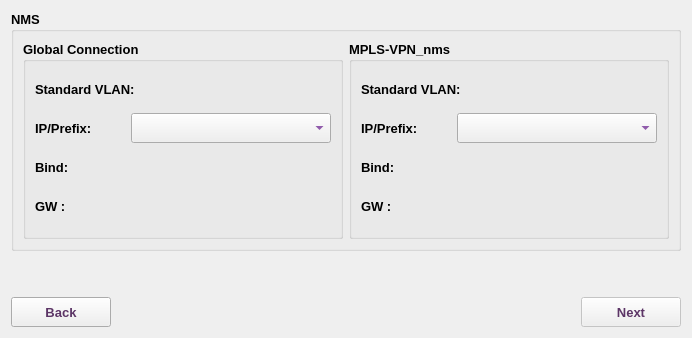
     <widget class="QWidget" name="nmsTab">
      <attribute name="title">
       <string>NMS</string>
      </attribute>
      <layout class="QVBoxLayout" name="verticalLayout_5">
       <item>
        <widget class="QGroupBox" name="nmsGB_2">
         <property name="minimumSize">
          <size>
           <width>0</width>
           <height>240</height>
          </size>
         </property>
         <property name="font">
          <font>
           <family>Tahoma</family>
           <pointsize>10</pointsize>
           <weight>75</weight>
           <bold>true</bold>
          </font>
         </property>
         <property name="title">
          <string>NMS</string>
         </property>
         <layout class="QHBoxLayout" name="horizontalLayout_35">
          <item>
           <widget class="QGroupBox" name="groupBox_11">
            <property name="font">
             <font>
              <family>Tahoma</family>
              <pointsize>10</pointsize>
              <weight>75</weight>
              <bold>true</bold>
             </font>
            </property>
            <property name="title">
             <string>Global Connection</string>
            </property>
            <layout class="QVBoxLayout" name="verticalLayout_10">
             <item>
              <layout class="QHBoxLayout" name="horizontalLayout_36">
               <item>
                <widget class="QLabel" name="label_58">
                 <property name="minimumSize">
                  <size>
                   <width>140</width>
                   <height>30</height>
                  </size>
                 </property>
                 <property name="maximumSize">
                  <size>
                   <width>140</width>
                   <height>30</height>
                  </size>
                 </property>
                 <property name="font">
                  <font>
                   <family>Tahoma</family>
                   <pointsize>10</pointsize>
                   <weight>75</weight>
                   <bold>true</bold>
                  </font>
                 </property>
                 <property name="text">
                  <string>Standard VLAN:</string>
                 </property>
                </widget>
               </item>
               <item>
                <widget class="QLabel" name="gVlanLbl">
                 <property name="sizePolicy">
                  <sizepolicy hsizetype="Expanding" vsizetype="Preferred">
                   <horstretch>0</horstretch>
                   <verstretch>0</verstretch>
                  </sizepolicy>
                 </property>
                 <property name="minimumSize">
                  <size>
                   <width>75</width>
                   <height>30</height>
                  </size>
                 </property>
                 <property name="maximumSize">
                  <size>
                   <width>500</width>
                   <height>30</height>
                  </size>
                 </property>
                 <property name="font">
                  <font>
                   <family>Tahoma</family>
                   <pointsize>10</pointsize>
                   <weight>75</weight>
                   <bold>true</bold>
                  </font>
                 </property>
                 <property name="styleSheet">
                  <string notr="true">color: rgb(85, 0, 127);</string>
                 </property>
                 <property name="text">
                  <string/>
                 </property>
                </widget>
               </item>
              </layout>
             </item>
             <item>
              <layout class="QHBoxLayout" name="horizontalLayout_37">
               <item>
                <widget class="QLabel" name="label_59">
                 <property name="minimumSize">
                  <size>
                   <width>90</width>
                   <height>30</height>
                  </size>
                 </property>
                 <property name="maximumSize">
                  <size>
                   <width>70</width>
                   <height>30</height>
                  </size>
                 </property>
                 <property name="font">
                  <font>
                   <family>Tahoma</family>
                   <pointsize>10</pointsize>
                   <weight>75</weight>
                   <bold>true</bold>
                  </font>
                 </property>
                 <property name="text">
                  <string>IP/Prefix:</string>
                 </property>
                </widget>
               </item>
               <item>
                <widget class="QComboBox" name="gIppCB">
                 <property name="sizePolicy">
                  <sizepolicy hsizetype="Expanding" vsizetype="Preferred">
                   <horstretch>0</horstretch>
                   <verstretch>0</verstretch>
                  </sizepolicy>
                 </property>
                 <property name="minimumSize">
                  <size>
                   <width>180</width>
                   <height>30</height>
                  </size>
                 </property>
                 <property name="maximumSize">
                  <size>
                   <width>500</width>
                   <height>30</height>
                  </size>
                 </property>
                 <property name="font">
                  <font>
                   <family>Tahoma</family>
                   <pointsize>10</pointsize>
                   <weight>75</weight>
                   <bold>true</bold>
                  </font>
                 </property>
                 <property name="focusPolicy">
                  <enum>Qt::NoFocus</enum>
                 </property>
                 <property name="styleSheet">
                  <string notr="true">color: rgb(85, 0, 127);</string>
                 </property>
                </widget>
               </item>
              </layout>
             </item>
             <item>
              <layout class="QHBoxLayout" name="horizontalLayout_43">
               <item>
                <widget class="QLabel" name="label_64">
                 <property name="minimumSize">
                  <size>
                   <width>70</width>
                   <height>30</height>
                  </size>
                 </property>
                 <property name="maximumSize">
                  <size>
                   <width>70</width>
                   <height>30</height>
                  </size>
                 </property>
                 <property name="font">
                  <font>
                   <family>Tahoma</family>
                   <pointsize>10</pointsize>
                   <weight>75</weight>
                   <bold>true</bold>
                  </font>
                 </property>
                 <property name="text">
                  <string>Bind:</string>
                 </property>
                </widget>
               </item>
               <item>
                <widget class="QLabel" name="gBindLbl">
                 <property name="sizePolicy">
                  <sizepolicy hsizetype="Expanding" vsizetype="Preferred">
                   <horstretch>0</horstretch>
                   <verstretch>0</verstretch>
                  </sizepolicy>
                 </property>
                 <property name="minimumSize">
                  <size>
                   <width>220</width>
                   <height>30</height>
                  </size>
                 </property>
                 <property name="maximumSize">
                  <size>
                   <width>500</width>
                   <height>30</height>
                  </size>
                 </property>
                 <property name="font">
                  <font>
                   <family>Tahoma</family>
                   <pointsize>10</pointsize>
                   <weight>75</weight>
                   <bold>true</bold>
                  </font>
                 </property>
                 <property name="styleSheet">
                  <string notr="true">color: rgb(85, 0, 127);</string>
                 </property>
                 <property name="text">
                  <string/>
                 </property>
                </widget>
               </item>
              </layout>
             </item>
             <item>
              <layout class="QHBoxLayout" name="horizontalLayout_38">
               <item>
                <widget class="QLabel" name="label_60">
                 <property name="minimumSize">
                  <size>
                   <width>70</width>
                   <height>30</height>
                  </size>
                 </property>
                 <property name="maximumSize">
                  <size>
                   <width>70</width>
                   <height>30</height>
                  </size>
                 </property>
                 <property name="font">
                  <font>
                   <family>Tahoma</family>
                   <pointsize>10</pointsize>
                   <weight>75</weight>
                   <bold>true</bold>
                  </font>
                 </property>
                 <property name="text">
                  <string>GW :</string>
                 </property>
                </widget>
               </item>
               <item>
                <widget class="QLabel" name="gGwLbl">
                 <property name="sizePolicy">
                  <sizepolicy hsizetype="Expanding" vsizetype="Preferred">
                   <horstretch>0</horstretch>
                   <verstretch>0</verstretch>
                  </sizepolicy>
                 </property>
                 <property name="minimumSize">
                  <size>
                   <width>220</width>
                   <height>30</height>
                  </size>
                 </property>
                 <property name="maximumSize">
                  <size>
                   <width>500</width>
                   <height>30</height>
                  </size>
                 </property>
                 <property name="font">
                  <font>
                   <family>Tahoma</family>
                   <pointsize>10</pointsize>
                   <weight>75</weight>
                   <bold>true</bold>
                  </font>
                 </property>
                 <property name="styleSheet">
                  <string notr="true">color: rgb(85, 0, 127);</string>
                 </property>
                 <property name="text">
                  <string/>
                 </property>
                </widget>
               </item>
              </layout>
             </item>
            </layout>
           </widget>
          </item>
          <item>
           <widget class="QGroupBox" name="groupBox_12">
            <property name="font">
             <font>
              <family>Tahoma</family>
              <pointsize>10</pointsize>
              <weight>75</weight>
              <bold>true</bold>
             </font>
            </property>
            <property name="title">
             <string>MPLS-VPN_nms</string>
            </property>
            <layout class="QVBoxLayout" name="verticalLayout_11">
             <item>
              <layout class="QHBoxLayout" name="horizontalLayout_39">
               <item>
                <widget class="QLabel" name="label_61">
                 <property name="minimumSize">
                  <size>
                   <width>140</width>
                   <height>30</height>
                  </size>
                 </property>
                 <property name="maximumSize">
                  <size>
                   <width>140</width>
                   <height>30</height>
                  </size>
                 </property>
                 <property name="font">
                  <font>
                   <family>Tahoma</family>
                   <pointsize>10</pointsize>
                   <weight>75</weight>
                   <bold>true</bold>
                  </font>
                 </property>
                 <property name="text">
                  <string>Standard VLAN:</string>
                 </property>
                </widget>
               </item>
               <item>
                <widget class="QLabel" name="mVlanLbl">
                 <property name="sizePolicy">
                  <sizepolicy hsizetype="Expanding" vsizetype="Preferred">
                   <horstretch>0</horstretch>
                   <verstretch>0</verstretch>
                  </sizepolicy>
                 </property>
                 <property name="minimumSize">
                  <size>
                   <width>75</width>
                   <height>30</height>
                  </size>
                 </property>
                 <property name="maximumSize">
                  <size>
                   <width>500</width>
                   <height>30</height>
                  </size>
                 </property>
                 <property name="font">
                  <font>
                   <family>Tahoma</family>
                   <pointsize>10</pointsize>
                   <weight>75</weight>
                   <bold>true</bold>
                  </font>
                 </property>
                 <property name="styleSheet">
                  <string notr="true">color: rgb(85, 0, 127);</string>
                 </property>
                 <property name="text">
                  <string/>
                 </property>
                </widget>
               </item>
              </layout>
             </item>
             <item>
              <layout class="QHBoxLayout" name="horizontalLayout_40">
               <item>
                <widget class="QLabel" name="label_62">
                 <property name="minimumSize">
                  <size>
                   <width>90</width>
                   <height>30</height>
                  </size>
                 </property>
                 <property name="maximumSize">
                  <size>
                   <width>70</width>
                   <height>30</height>
                  </size>
                 </property>
                 <property name="font">
                  <font>
                   <family>Tahoma</family>
                   <pointsize>10</pointsize>
                   <weight>75</weight>
                   <bold>true</bold>
                  </font>
                 </property>
                 <property name="text">
                  <string>IP/Prefix:</string>
                 </property>
                </widget>
               </item>
               <item>
                <widget class="QComboBox" name="mIppCB">
                 <property name="sizePolicy">
                  <sizepolicy hsizetype="Expanding" vsizetype="Preferred">
                   <horstretch>0</horstretch>
                   <verstretch>0</verstretch>
                  </sizepolicy>
                 </property>
                 <property name="minimumSize">
                  <size>
                   <width>180</width>
                   <height>30</height>
                  </size>
                 </property>
                 <property name="maximumSize">
                  <size>
                   <width>500</width>
                   <height>30</height>
                  </size>
                 </property>
                 <property name="font">
                  <font>
                   <family>Tahoma</family>
                   <pointsize>10</pointsize>
                   <weight>75</weight>
                   <bold>true</bold>
                  </font>
                 </property>
                 <property name="focusPolicy">
                  <enum>Qt::NoFocus</enum>
                 </property>
                 <property name="styleSheet">
                  <string notr="true">color: rgb(85, 0, 127);</string>
                 </property>
                </widget>
               </item>
              </layout>
             </item>
             <item>
              <layout class="QHBoxLayout" name="horizontalLayout_57">
               <item>
                <widget class="QLabel" name="label_65">
                 <property name="minimumSize">
                  <size>
                   <width>70</width>
                   <height>30</height>
                  </size>
                 </property>
                 <property name="maximumSize">
                  <size>
                   <width>70</width>
                   <height>30</height>
                  </size>
                 </property>
                 <property name="font">
                  <font>
                   <family>Tahoma</family>
                   <pointsize>10</pointsize>
                   <weight>75</weight>
                   <bold>true</bold>
                  </font>
                 </property>
                 <property name="text">
                  <string>Bind:</string>
                 </property>
                </widget>
               </item>
               <item>
                <widget class="QLabel" name="mBindLbl">
                 <property name="sizePolicy">
                  <sizepolicy hsizetype="Expanding" vsizetype="Preferred">
                   <horstretch>0</horstretch>
                   <verstretch>0</verstretch>
                  </sizepolicy>
                 </property>
                 <property name="minimumSize">
                  <size>
                   <width>220</width>
                   <height>30</height>
                  </size>
                 </property>
                 <property name="maximumSize">
                  <size>
                   <width>500</width>
                   <height>30</height>
                  </size>
                 </property>
                 <property name="font">
                  <font>
                   <family>Tahoma</family>
                   <pointsize>10</pointsize>
                   <weight>75</weight>
                   <bold>true</bold>
                  </font>
                 </property>
                 <property name="styleSheet">
                  <string notr="true">color: rgb(85, 0, 127);</string>
                 </property>
                 <property name="text">
                  <string/>
                 </property>
                </widget>
               </item>
              </layout>
             </item>
             <item>
              <layout class="QHBoxLayout" name="horizontalLayout_41">
               <item>
                <widget class="QLabel" name="label_63">
                 <property name="minimumSize">
                  <size>
                   <width>70</width>
                   <height>30</height>
                  </size>
                 </property>
                 <property name="maximumSize">
                  <size>
                   <width>70</width>
                   <height>30</height>
                  </size>
                 </property>
                 <property name="font">
                  <font>
                   <family>Tahoma</family>
                   <pointsize>10</pointsize>
                   <weight>75</weight>
                   <bold>true</bold>
                  </font>
                 </property>
                 <property name="text">
                  <string>GW :</string>
                 </property>
                </widget>
               </item>
               <item>
                <widget class="QLabel" name="mGwLbl">
                 <property name="sizePolicy">
                  <sizepolicy hsizetype="Expanding" vsizetype="Preferred">
                   <horstretch>0</horstretch>
                   <verstretch>0</verstretch>
                  </sizepolicy>
                 </property>
                 <property name="minimumSize">
                  <size>
                   <width>220</width>
                   <height>30</height>
                  </size>
                 </property>
                 <property name="maximumSize">
                  <size>
                   <width>500</width>
                   <height>30</height>
                  </size>
                 </property>
                 <property name="font">
                  <font>
                   <family>Tahoma</family>
                   <pointsize>10</pointsize>
                   <weight>75</weight>
                   <bold>true</bold>
                  </font>
                 </property>
                 <property name="styleSheet">
                  <string notr="true">color: rgb(85, 0, 127);</string>
                 </property>
                 <property name="text">
                  <string/>
                 </property>
                </widget>
               </item>
              </layout>
             </item>
            </layout>
           </widget>
          </item>
         </layout>
        </widget>
       </item>
       <item>
        <spacer name="verticalSpacer_2">
         <property name="orientation">
          <enum>Qt::Vertical</enum>
         </property>
         <property name="sizeHint" stdset="0">
          <size>
           <width>20</width>
           <height>40</height>
          </size>
         </property>
        </spacer>
       </item>
       <item>
        <layout class="QHBoxLayout" name="horizontalLayout_3">
         <item>
          <widget class="QPushButton" name="nmsBackBtn">
           <property name="enabled">
            <bool>true</bool>
           </property>
           <property name="sizePolicy">
            <sizepolicy hsizetype="Preferred" vsizetype="Preferred">
             <horstretch>0</horstretch>
             <verstretch>0</verstretch>
            </sizepolicy>
           </property>
           <property name="minimumSize">
            <size>
             <width>100</width>
             <height>30</height>
            </size>
           </property>
           <property name="maximumSize">
            <size>
             <width>200</width>
             <height>30</height>
            </size>
           </property>
           <property name="font">
            <font>
             <family>Tahoma</family>
             <pointsize>10</pointsize>
             <weight>75</weight>
             <bold>true</bold>
            </font>
           </property>
           <property name="styleSheet">
            <string notr="true">color: rgb(92, 53, 102);</string>
           </property>
           <property name="text">
            <string>Back</string>
           </property>
           <property name="icon">
            <iconset resource="../../../../../image.qrc">
             <normaloff>:/Image/back.png</normaloff>:/Image/back.png</iconset>
           </property>
           <property name="iconSize">
            <size>
             <width>20</width>
             <height>20</height>
            </size>
           </property>
          </widget>
         </item>
         <item>
          <spacer name="horizontalSpacer_3">
           <property name="font">
            <font>
             <family>Tahoma</family>
             <pointsize>10</pointsize>
            </font>
           </property>
           <property name="orientation">
            <enum>Qt::Horizontal</enum>
           </property>
           <property name="sizeHint" stdset="0">
            <size>
             <width>40</width>
             <height>20</height>
            </size>
           </property>
          </spacer>
         </item>
         <item>
          <widget class="QPushButton" name="nmsNextBtn">
           <property name="enabled">
            <bool>false</bool>
           </property>
           <property name="sizePolicy">
            <sizepolicy hsizetype="Preferred" vsizetype="Preferred">
             <horstretch>0</horstretch>
             <verstretch>0</verstretch>
            </sizepolicy>
           </property>
           <property name="minimumSize">
            <size>
             <width>100</width>
             <height>30</height>
            </size>
           </property>
           <property name="maximumSize">
            <size>
             <width>200</width>
             <height>30</height>
            </size>
           </property>
           <property name="font">
            <font>
             <family>Tahoma</family>
             <pointsize>10</pointsize>
             <weight>75</weight>
             <bold>true</bold>
            </font>
           </property>
           <property name="styleSheet">
            <string notr="true">color: rgb(92, 53, 102);</string>
           </property>
           <property name="text">
            <string>Next</string>
           </property>
           <property name="icon">
            <iconset resource="../../../../../image.qrc">
             <normaloff>:/Image/next.png</normaloff>:/Image/next.png</iconset>
           </property>
           <property name="iconSize">
            <size>
             <width>20</width>
             <height>20</height>
            </size>
           </property>
          </widget>
         </item>
        </layout>
       </item>
      </layout>
     </widget>
